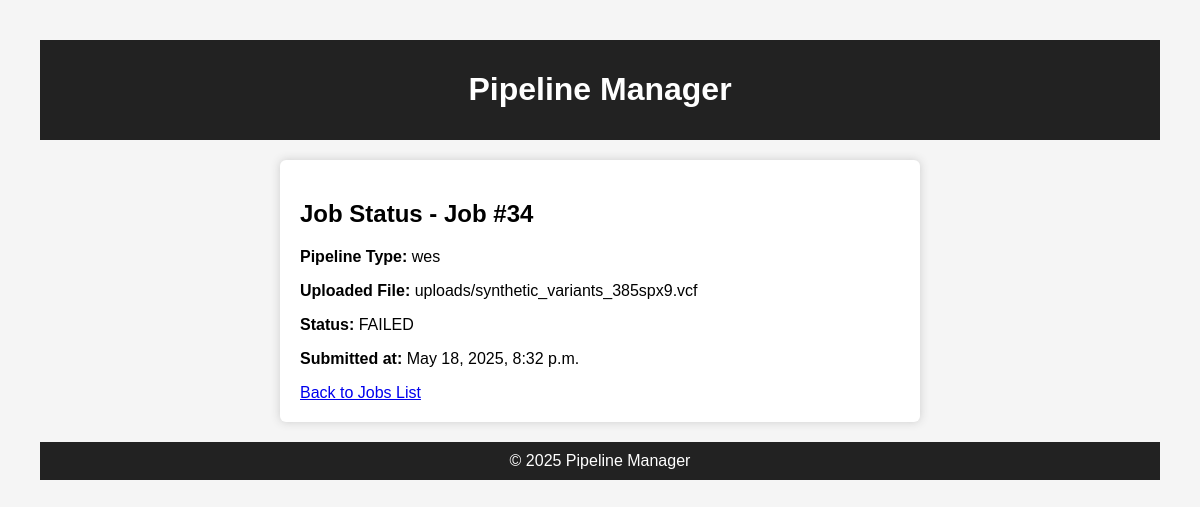
The page /jobs/status/34/ (signed in) on the database its author committed.
### jobs/models.py (models this page shows, shortened)
class Job(models.Model):
    STATUS_CHOICES = [
        ('PENDING', 'Pending'),
        ('RUNNING', 'Running'),
        ('SUCCESS', 'Success'),
        ('FAILURE', 'Failure'),
    ]
    PIPELINE_CHOICES = [
        ('rnaseq', 'RNA-seq'),
        ('wgs', 'Whole Genome Sequencing'),
        ('wes', 'Whole Exome Sequencing'),
        ('methylation', 'Methylation'),
    ]
    user = models.ForeignKey(User, on_delete=models.CASCADE)
    input_file = models.FileField(upload_to='uploads/')
    reference_genome = models.CharField(max_length=100)
    pipeline_type = models.CharField(max_length=20, choices=PIPELINE_CHOICES, default='rnaseq')
    out_dir = models.CharField(max_length=255, blank=True)  # Used for Nextflow output
    log_file = models.CharField(max_length=255, blank=True)  # Optional log file path
    status = models.CharField(max_length=10, choices=STATUS_CHOICES, default='PENDING')
    created_at = models.DateTimeField(auto_now_add=True)
    log = models.TextField(blank=True, default='')

### jobs/views.py (the view)
# urls.py: path('status/<int:job_id>/', views.job_status, name='job_status'),
@login_required
def job_status(request, job_id):
    job = Job.objects.get(id=job_id, user=request.user)
    return render(request, 'jobs/job_status.html', {'job': job})

### jobs/templates/jobs/job_status.html
{% extends 'base_generic.html' %}
{% block content %}
  <h2>Job Status - Job #{{ job.id }}</h2>
  <p><strong>Pipeline Type:</strong> {{ job.pipeline_type }}</p>
  <p><strong>Uploaded File:</strong> {{ job.input_file.name }}</p>
  <p><strong>Status:</strong> {{ job.status|default:"Pending" }}</p>
  <p><strong>Submitted at:</strong> {{ job.created_at }}</p>
  <a href="{% url 'jobs_home' %}">Back to Jobs List</a>
{% endblock %}

### jobs/templates/base_generic.html (style rules this page uses)
body { font-family: Arial, sans-serif; margin: 40px; background-color: #f5f5f5; }

### rows shown on the page
Job: id "34", pipeline_type "wes", input_file.name "uploads/synthetic_variants_385spx9.vcf", status "FAILED", created_at "May 18, 2025, 8:32 p.m."
